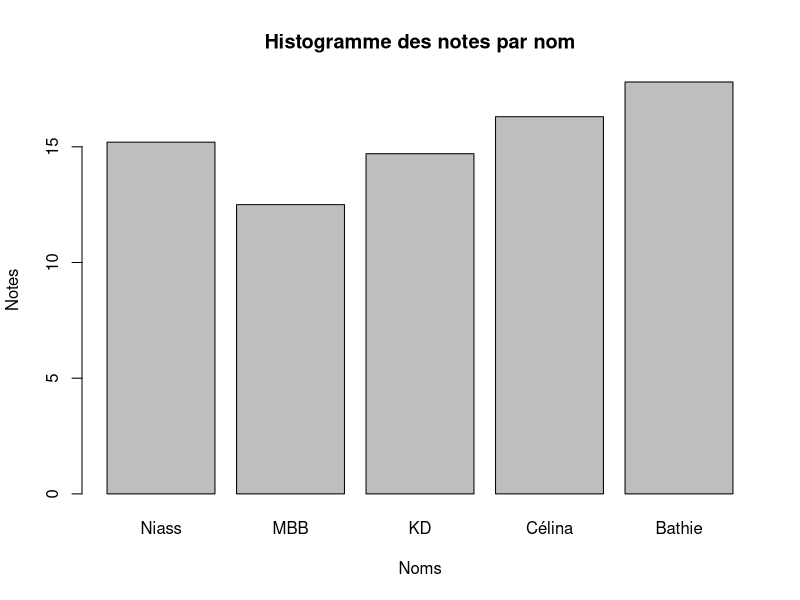

Generate this figure with R: (Note: this script raises an error after producing the figure.)
##Exercice de maison numéro2
#1: creer une base de données fictive ayant au moins 5 variables
#avec les types numériques , caractère , facteur
#2: creer une matrice à partir de vos données , renommer les lignes
#et les colonnes 
#3 Faites des statistiques descriptive : min max quartile 
#Histogramme camenbert

# Créer des vecteurs de différents types
nom <- c("Niass", "MBB", "KD", "Célina", "Bathie")
age <- c(67, 94, 93, 70, 5)
sexe <- factor(c("M", "M", "M", "F", "M"), levels = c("F", "M"))
Region <- c("Saint-Louis", "Touba", "Ndayane", "Dakar", "Fatick")
note <- c(15.2, 12.5, 14.7, 16.3, 17.8)
# Creation de la base de données
donnees <- data.frame(nom, age, sexe, Region, note)
# Afficher la base de données
View(donnees)
#Voir les Statistiques
summary(note)

# Autre méthode avec les matrices
donnee=matrix(list("Niass", "MBB", "FAYE", "Célina", "Bathie",67, 94, 93, 70, 5,"M", "M", "M", "F", "M","Saint-Louis", "Touba", "Ndayane", "Dakar", "Fatick",15.2, 12.5, 14.7, 16.3, 17.8),nrow=5,ncol=5)
colnames(donnee)<- c("Nom","Age","Sexe","Région","Note")
rownames(donnee)<- c(1:5)
donnee

#Diagrammes
barplot(note, names.arg=nom, xlab="Noms", ylab="Notes", main="Histogramme des notes par nom")
pie(sexe, labels = sexe, main = "Répartition du sexe")
# Calcul des proportions
proportions <- table(sexe)
# Tracé du diagramme circulaire
pie(proportions, labels = c("Femme", "Homme"), main = "Répartition par sexe")


#Résolution d'un problème d'optimisation:

#Résoudre min f(x)=3x1-x2 sc x1+3x2<=3 ; x1+x2<=2 x1>=0 , x2>=0

install.packages("lpSolve")

# Charger le package lpSolve
library(lpSolve)
# Définir les coefficients de la fonction objectif
f.obj <- c(3, -1)
# Définir les coefficients des contraintes
f.con <- matrix(c(1, 3, 1, 1), nrow=2, byrow=TRUE)
# Définir les côtés droits des contraintes
f.rhs <- c(3, 2)
# Définir les directions des contraintes
f.dir <- c("<=", "<=")
# Résoudre le problème d'optimisation
result <- lp("min", f.obj, f.con, f.dir, f.rhs, all.int=TRUE)
# Afficher la solution
print(result$solution)
s
